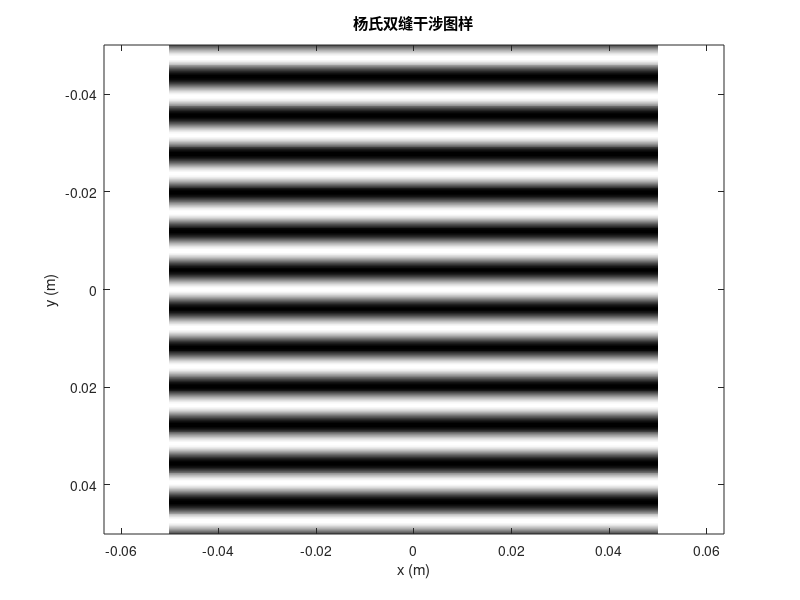

This chart was generated by the following MATLAB code:
% Coherence demo
% 杨氏双缝干涉
clear, close all;
%%
lambda = 632.8e-9;  % 氦氖激光波长 632.8nm
d = 1;              % 观察屏与双缝间距，单位为m
a = 0.08e-3;        % 双缝间隙，单位为m
H = 0.1;            % 观察屏尺寸，单位为m
x01 = a/2;          % 第一个狭缝位置
x02 = -a/2;         % 第二个狭缝位置
%%
y = linspace(-H/2, H/2, 501); % 屏的横坐标
x = linspace(-H/2, H/2, 501); % 屏的纵坐标
[X, Y] = meshgrid(x, y);      % 生成二维网格（PPT原代码定义了但未正确使用）

%% 
% 【修正说明】：PPT原代码使用了小写的 y (一维向量)，这会导致计算出的一维数组，
% 无法直接绘制出右侧的二维条纹。这里改为使用 meshgrid 生成的二维矩阵 Y。
L1 = sqrt((Y - x01).^2 + d^2); % 坐标(Y,0)到第一个狭缝的光程
L2 = sqrt((Y - x02).^2 + d^2); % 坐标(Y,0)到第二个狭缝的光程

% 计算波动方程
A1 = exp(1i * 2 * pi / lambda * L1); % 第一个狭缝光的复振幅
A2 = exp(1i * 2 * pi / lambda * L2); % 第二个狭缝光的复振幅

% 计算干涉光强
I = (A1 + A2) .* conj(A1 + A2); % 双缝干涉光强
I = I / max(I(:));              % 【修正说明】：原代码 max(I) 对矩阵会按列求最大值，需用 I(:) 求全局最大值

%% 绘图
figure;
imagesc(x, y, I);    % 绘制二维干涉图样
colormap(gray);      % 使用灰度色图，呈现黑白条纹
axis equal tight;    % 设置坐标轴比例
title('杨氏双缝干涉图样');
xlabel('x (m)');
ylabel('y (m)');
